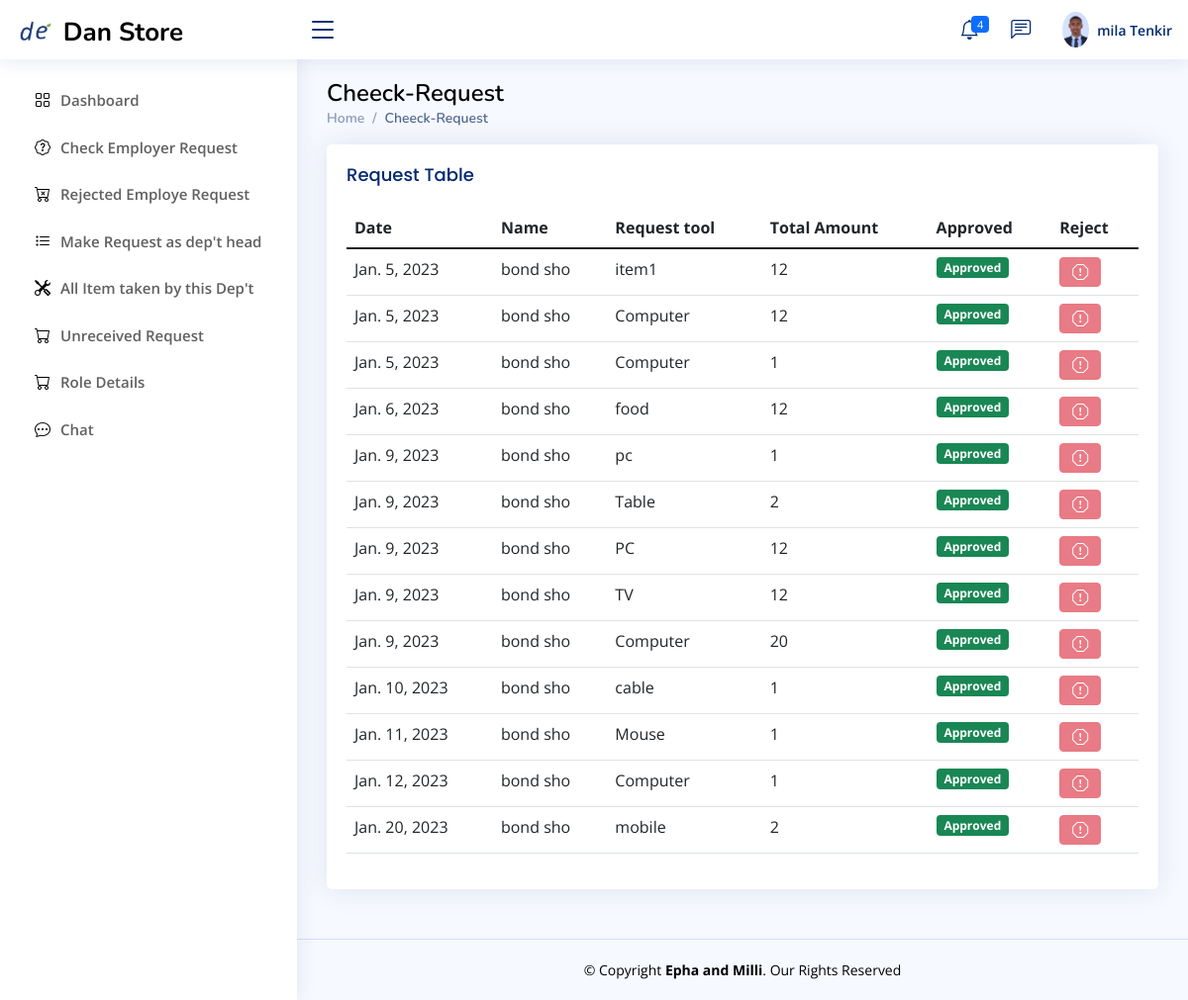
Before: /department_head/check_request (signed in) with the older database file.
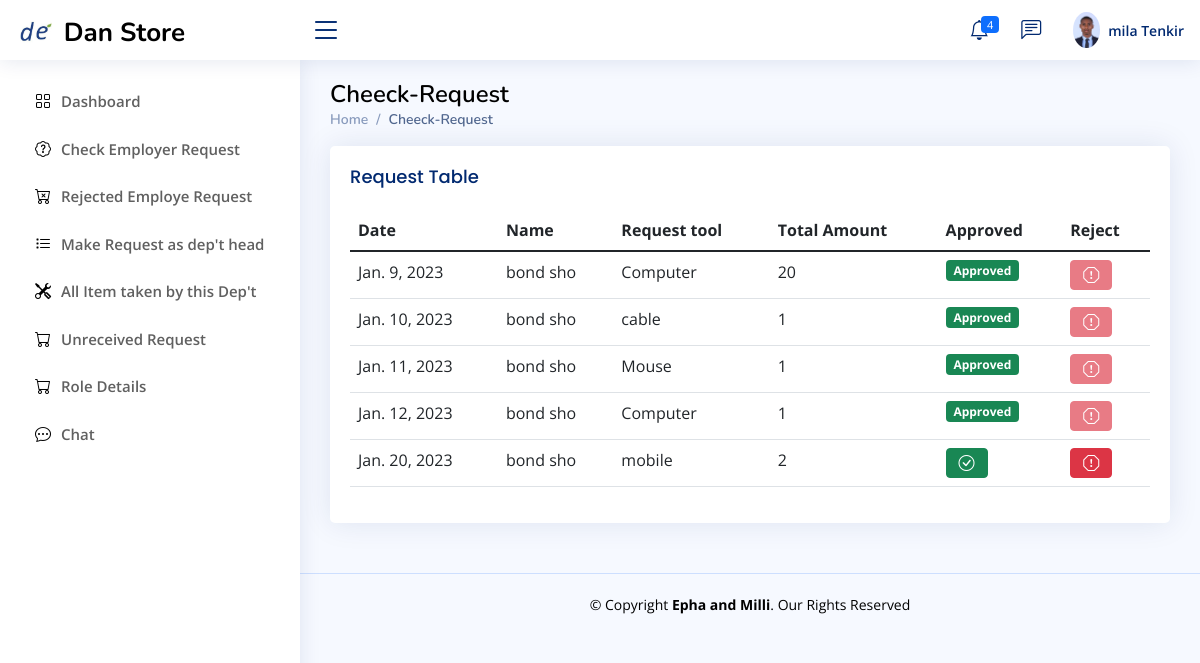
After: the same page with the newer database file.
### Store_manager/models.py (models this page shows, shortened)
class employ(models.Model):
    user=models.ForeignKey(User,null=True,blank=True,on_delete=models.CASCADE)
    role= models.CharField(max_length=200,null=True,blank=True)
    profile_pic=models.ImageField(null=True,blank=True, upload_to='Profile/')
    Full_Name=models.CharField(max_length=300, null=True)
    gender = models.CharField(max_length=20,null=True,blank=True)
    phone1 = models.CharField(max_length=200, null=True)
    phone2 = models.CharField(max_length=200, null=True)
    facebook = models.CharField(max_length=200, null=True,blank=True)
    telegram = models.CharField(max_length=200, null=True,blank=True)
    instagram = models.CharField(max_length=200, null=True,blank=True)
    about = models.TextField(max_length=500, null=True)
    address = models.CharField(max_length=200, null=True)
    inDepartment = models.CharField(max_length=300,null=True)
    date_created = models.DateTimeField(auto_now_add=True, null=True)
    Thechnologist =models.BooleanField(blank=True,null=True,default=False)
    accessStore=models.ForeignKey(allStore,null=True,blank=True,on_delete=models.CASCADE)
    Titel = models.CharField(max_length=20,null=True,blank=True)
    Filed_Study = models.CharField(max_length=20,null=True,blank=True)
    Collage = models.CharField(max_length=20,null=True,blank=True)
    grade=models.CharField(max_length=20,null=True,blank=True)
    Year_Graguation = models.DateField(null=True,blank=True)
    Document=models.FileField(null=True,blank=True,upload_to="File/Document")

class employe_request_form1_permanent(models.Model):
    store_Keeper_action_choice=(
        ('Pending','Pending'),
        ('Allowed','Allowed'),
        ('Reject','Reject'),
        ('Received ','Received'),
    )
    dept_head_action_choice=(
        ('Pending','Pending'),
        ('Approved','Approved'),
        ('Rejected','Rejected'),
    )
    Recival_status=(
        ('Received ','Received'),
        ('Not_Received ','Not_Received'),
        ('Returned','Returned'),
    )
    request_store=models.ForeignKey(allStore,null=True,blank=True,on_delete=models.CASCADE)
    date=models.DateField(auto_now_add=True,null=True)
    dept_head_Action=models.CharField(max_length=200,null=True,choices=dept_head_action_choice,default='Pending')
    Store_Keeper_Action=models.CharField(max_length=200,null=True,choices=store_Keeper_action_choice,default='Pending')
    Recival_status_by_Employer=models.CharField(max_length=200,null=True,choices=Recival_status)
    Request_by=models.CharField(max_length=100,null=True,blank=True)
    Department=models.CharField(max_length=100,null=True,blank=True)
    checkd_by=models.ForeignKey(employ,null=True,blank=True,on_delete=models.CASCADE)
    Description=models.CharField(max_length=100,null=True,blank=True)
    unit=models.CharField(max_length=100,null=True,blank=True)
    req_qty=models.CharField(max_length=100,null=True,blank=True)
    Remark=models.CharField(max_length=100,null=True,blank=True)
    note=models.TextField(max_length=100,null=True,blank=True)

### Department_Head/views.py (the view)
# urls.py: path('check_request',views.cheek_request,name="check_request"),
def cheek_request(request):
    curretnUser = request.user
    exploreU = employ.objects.get(user = curretnUser)
    me_with=exploreU
    admin=exploreU
    my_message=chatbot.objects.filter(me_with=me_with)
    all_request=employe_request_form1_permanent.objects.filter(checkd_by=exploreU)
    context={
        'all_request':all_request,
        'my_message':my_message,
        "admin":admin,
    }
    return render(request,'Department_head/check_request.html',context)

### Templates/Department_head/check_request.html
{% extends 'Department_head/D_base.html' %}
{% block d_head  %}
<main id="main" class="main">
    <div class="pagetitle">
      <h1 style="color: black">Cheeck-Request</h1>
      <nav>
        <ol class="breadcrumb">
          <li class="breadcrumb-item"><a href="{% url 'dept-dashboard' %}">Home</a></li>
          <li class="breadcrumb-item active">Cheeck-Request</li>
        </ol>
      </nav>
    </div>
    <section class="section">
        <div class="row">
          <div class="col-lg-12">
            <div class="card recent-sales overflow-auto">
                <div class="card-body">
                  <h5 class="card-title">Request Table</h5>
                  <table class="table datatable">
                    <thead>
                      <tr>
                        <th scope="col">Date</th>
                        <th scope="col">Name</th>
                        <th scope="col">Request tool</th>
                        <th scope="col">Total Amount</th>
                        <th scope="col">Approved</th>
                        <th scope="col">Reject</th>
                      </tr>
                    </thead>
                    <tbody>
                      {% for request in all_request %}
                      <tr>
                        <td>{{request.date}}</td>
                        <td>{{request.Request_by}}</td>
                        <td>{{request.Description}}</td>
                        <td>{{request.req_qty}}</td>
                        {% if request.dept_head_Action == 'Pending' %}
                        <td>
                          <a href="{% url 'aprove_request' request.id %}" class="btn btn-success"><i class="bi bi-check-circle"></i></a>
                        </td>
                         <td>
                          <a href="{% url 'reject_request' request.id %}" class="btn btn-danger"><i class="bi bi-exclamation-octagon"></i></a>
                         </td>
                       </tr>
                       {% elif request.dept_head_Action == 'Approved' %}
                        <td><span class="badge bg-success">{{request.dept_head_Action}}</span></td>
                        <td>
                          <button type="button" class="btn btn-danger" disabled><i class="bi bi-exclamation-octagon"></i></button>
                        </td>
                        {% elif request.dept_head_Action == 'Rejected' %}
                        <td>
                          <button type="button" class="btn btn-success" disabled> <i class="bi bi-check-circle"></i></button>
                      </td>
                        <td><span class="badge bg-danger">{{request.dept_head_Action}}</span></td>
                        {% endif %}
                      </tr>
                     {% endfor %}
                    </tbody>
                  </table>
                </div>
              </div>
         </div>
    </section>
  </main>
{% endblock %}

### Templates/Department_head/D_base.html (shortened to what this page needs)
{% extends 'base.html' %} {% load static %}
{% block content %}
<header id="header" class="header fixed-top d-flex align-items-center">
  <div class="d-flex align-items-center justify-content-right">
    <a href="index.html" class="logo d-flex align-items-center">
      <img src="{% static '/img/newfile.png' %}" alt="" />
      <span
        class="d-none d-lg-block"
        style="color: black; margin-top: 5px; padding-left: 5px"
        >Dan Store</span
      >
    </a>
    <i class="bi bi-list toggle-sidebar-btn" style="margin-right: 10px"></i>
  </div>
  <nav class="header-nav ms-auto">
    <ul class="d-flex align-items-center">
      <li class="nav-item dropdown">
        <a class="nav-link nav-icon" href="#" data-bs-toggle="dropdown">
          <i class="bi bi-bell"></i>
          <span class="badge bg-primary badge-number">4</span> </a
        >
      </li>
      <li class="nav-item dropdown">
        <a class="nav-link nav-icon" href="#" data-bs-toggle="dropdown">
          <i class="bi bi-chat-left-text"></i>
      </li>
      <li class="nav-item dropdown pe-3">
        <a
          class="nav-link nav-profile d-flex align-items-center pe-0"
          href="#"
          data-bs-toggle="dropdown"
        >
          {% if admin.profile_pic %}
          <img
            src="{{admin.profile_pic.url}}"
            alt="Profile"
            class="rounded-circle"
          />
          {% endif %}
          <span class="d-none d-md-block ps-2"
            >{{user.first_name}} {{user.last_name}}</span
          > </a
        >
      </li>
    </ul>
  </nav>
</header>
<aside id="sidebar" class="sidebar">
  <ul class="sidebar-nav" id="sidebar-nav">
    <li class="nav-item">
        <a class="nav-link collapsed active" href="{% url 'dept-dashboard' %}">
          <i class="bi bi-grid" style="color: black"></i>
          <span style="color: rgb(96, 96, 96)">Dashboard</span>
        </a>
      </li>
    <li class="nav-item">
      <a class="nav-link collapsed active" href="{% url 'check_request' %}">
        <i class="bi bi-patch-question" style="color: black"></i>
        <span style="color: rgb(96, 96, 96)">Check Employer Request</span>
      </a>
    </li>
    <li class="nav-item">
      <a class="nav-link collapsed active" href="{% url 'rejected_emp_request' %}">
        <i class="bi bi-cart-x" style="color: black"></i>
        <span style="color: rgb(96, 96, 96)">Rejected Employe Request </span>
      </a>
    </li>
    <li class="nav-item">
      <a class="nav-link collapsed active" href="{% url 'make_request' %}">
        <i class="bi bi-list-task" style="color: black"></i>
        <span style="color: rgb(96, 96, 96)"> Make Request as dep't head</span>
      </a>
    </li>
    <li class="nav-item">
      <a class="nav-link collapsed active" href="{% url 'all_item_taken_by' %}">
        <i class="bi bi-tools" style="color: black"></i>
        <span style="color: rgb(96, 96, 96)">All Item taken by this Dep't</span>
      </a>
    </li>
    <li class="nav-item">
      <a class="nav-link collapsed active" href="{% url 'unreceived-request' %}">
        <i class="bi bi-cart" style="color: black"></i>
        <span style="color: rgb(96, 96, 96)">Unreceived Request</span>
      </a>
    </li>
    <li class="nav-item">
      <a class="nav-link collapsed active" href="{% url 'unreceived-request' %}">
        <i class="bi bi-cart" style="color: black"></i>
        <span style="color: rgb(96, 96, 96)">Role Details</span>
      </a>
    </li>
    <li class="nav-item">
      <a class="nav-link collapsed active" href="{% url 'dept_chat' %}">
        <i class="bi bi-chat-dots" style="color: black"></i>
        <span style="color: rgb(96, 96, 96)">Chat</span>
      </a>
    </li>
  </ul>
</aside>
{% block d_head %}
{% endblock %}
{% endblock %}

### Templates/base.html (shortened to what this page needs)
{% load static %}
<!DOCTYPE HTML PUBLIC "-//W3C//DTD HTML 4.01 Transitional//EN" "http://www.w3.org/TR/html4/loose.dtd">
<html lang="en">
  <head>
    <link
      href="{% static 'assets/vendor/bootstrap/css/bootstrap.min.css' %}"
      rel="stylesheet"
    />
    <link
      href="{% static 'assets/vendor/bootstrap-icons/bootstrap-icons.css' %}"
      rel="stylesheet"
    />
    <link
      href="{% static 'assets/vendor/boxicons/css/boxicons.min.css' %}"
      rel="stylesheet"
    />
    <link
      href="{% static 'assets/vendor/quill/quill.snow.css' %}"
      rel="stylesheet"
    />
    <link
      href="{% static 'assets/vendor/quill/quill.bubble.css' %}"
      rel="stylesheet"
    />
    <link
      href="{% static 'assets/vendor/remixicon/remixicon.css' %}"
      rel="stylesheet"
    />
    <link
      href="{% static 'assets/vendor/simple-datatables/style.css' %}"
      rel="stylesheet"
    />
    <link href="{% static 'assets/css/style.css' %}" rel="stylesheet" />
  </head>
  <body>
    {% block content %}
    {% endblock %}
    {% block footer %}
    <footer id="footer" class="footer">
      <div class="copyright" style="color: black">
        &copy; Copyright <strong><span>Epha and Milli</span></strong
        >. Our Rights Reserved
      </div>
    </footer>
    {% endblock %}
  </body>
</html>

### static/assets/css/style.css (style rules this page uses)
:root { scroll-behavior: smooth; }
body { font-family: "Open Sans", sans-serif; background: #f6f9ff; color: #444444; }
a { color: #4154f1; text-decoration: none; }
h1, h2, h3, h4, h5, h6 { font-family: "Nunito", sans-serif; }
#main { margin-top: 60px; padding: 20px 30px; transition: all 0.3s; }
.pagetitle { margin-bottom: 10px; }
.pagetitle h1 { font-size: 24px; margin-bottom: 0; font-weight: 600; color: #012970; }
.card { margin-bottom: 30px; border: none; border-radius: 5px; box-shadow: 0px 0 30px rgba(1, 41, 112, 0.1); }
.card-title { padding: 20px 0 15px 0; font-size: 18px; font-weight: 500; color: #012970; font-family: "Poppins", sans-serif; }
.card-body { padding: 0 20px 20px 20px; }
.breadcrumb { font-size: 14px; font-family: "Nunito", sans-serif; color: #899bbd; font-weight: 600; }
.breadcrumb a { color: #899bbd; transition: 0.3s; }
.breadcrumb .breadcrumb-item::before { color: #899bbd; }
.breadcrumb .active { color: #51678f; font-weight: 600; }
.logo { line-height: 1; }
@media (min-width: 1200px) { .logo { width: 280px; } }
.logo img { max-height: 26px; margin-right: 6px; }
.logo span { font-size: 26px; font-weight: 700; color: #012970; font-family: "Nunito", sans-serif; }
.header { transition: all 0.5s; z-index: 997; height: 60px; box-shadow: 0px 2px 20px rgba(1, 41, 112, 0.1); background-color: #fff; padding-left: 20px; }
.header .toggle-sidebar-btn { font-size: 32px; padding-left: 10px; cursor: pointer; color: #012970; }
.header-nav ul { list-style: none; }
.header-nav > ul { margin: 0; padding: 0; }
.header-nav .nav-icon { font-size: 20px; color: #012970; }
.header-nav .nav-profile { color: #012970; }
.header-nav .nav-profile img { max-height: 36px; }
.header-nav .nav-profile span { font-size: 14px; font-weight: 600; }
.header-nav .badge-number { position: absolute; inset: 4px 6px auto auto; font-weight: normal; font-size: 11px; padding: 3px 6px; }
.sidebar { position: fixed; top: 60px; left: 0; bottom: 0; width: 300px; z-index: 996; transition: all 0.3s; padding: 20px; overflow-y: auto; scrollbar-width: thin; scrollbar-color: #aab7cf transparent; box-shadow: 0px 0px 20px rgba(1, 41, 112, 0.1); background-color: #fff; }
@media (min-width: 1200px) { #main, #footer { margin-left: 300px; } }
.sidebar-nav { padding: 0; margin: 0; list-style: none; }
.sidebar-nav li { padding: 0; margin: 0; list-style: none; }
.sidebar-nav .nav-item { margin-bottom: 5px; }
.sidebar-nav .nav-link { display: flex; align-items: center; font-size: 15px; font-weight: 600; color: #4154f1; transition: 0.3; background: #f6f9ff; padding: 10px 15px; border-radius: 4px; }
.sidebar-nav .nav-link i { font-size: 16px; margin-right: 10px; color: #4154f1; }
.sidebar-nav .nav-link.collapsed { color: #012970; background: #fff; }
.sidebar-nav .nav-link.collapsed i { color: #899bbd; }
.footer { padding: 20px 0; font-size: 14px; transition: all 0.3s; border-top: 1px solid #cddfff; }
.footer .copyright { text-align: center; color: #012970; }

Changed rows visible on the page:
removed employe_request_form1_permanent: date "Jan. 5, 2023", Request_by "bond sho", Description "item1", req_qty "12", dept_head_Action "Approved"
removed employe_request_form1_permanent: date "Jan. 5, 2023", Request_by "bond sho", Description "Computer", req_qty "12", dept_head_Action "Approved"
removed employe_request_form1_permanent: date "Jan. 5, 2023", Request_by "bond sho", Description "Computer", req_qty "1", dept_head_Action "Approved"
removed employe_request_form1_permanent: date "Jan. 6, 2023", Request_by "bond sho", Description "food", req_qty "12", dept_head_Action "Approved"
removed employe_request_form1_permanent: date "Jan. 9, 2023", Request_by "bond sho", Description "pc", req_qty "1", dept_head_Action "Approved"
removed employe_request_form1_permanent: date "Jan. 9, 2023", Request_by "bond sho", Description "Table", req_qty "2", dept_head_Action "Approved"
removed employe_request_form1_permanent: date "Jan. 9, 2023", Request_by "bond sho", Description "PC", req_qty "12", dept_head_Action "Approved"
removed employe_request_form1_permanent: date "Jan. 9, 2023", Request_by "bond sho", Description "TV", req_qty "12", dept_head_Action "Approved"
changed employe_request_form1_permanent "Jan. 20, 2023": dept_head_Action "Approved" → (not shown)
